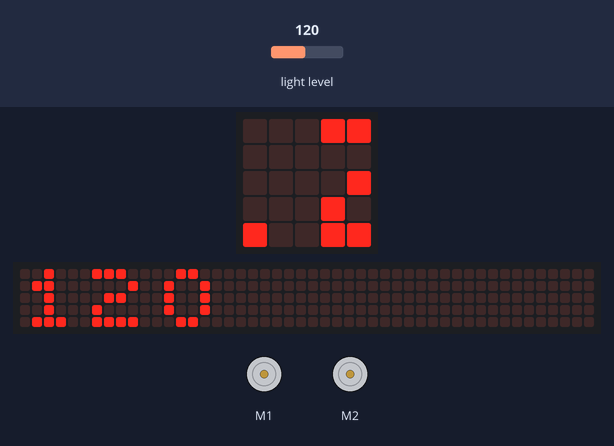
A program run on a simulated BBC micro:bit (MakeCode). On the bench: the board's 5×5 LED display, a strip that is not on the board, showing the scrolling text unrolled, 2 × DC motor (green arrow = forward, orange = backward, longer = faster). The inputs (shaded band) are chosen by the test bench; at power-on: light level 120. The 48×5 strip is a reading aid, not a part: it shows the text the display is scrolling, unrolled, one strip-width of it at a time.

Above: at 1.27 s.
1.3 s: light level set to 191
At 3.77 s:
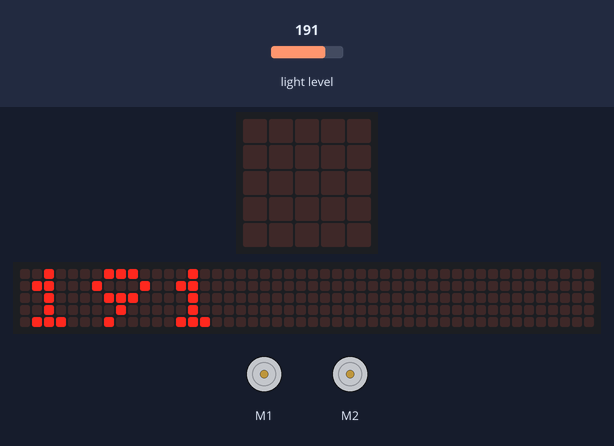
5.9 s: light level set to 5
At 9.0 s:
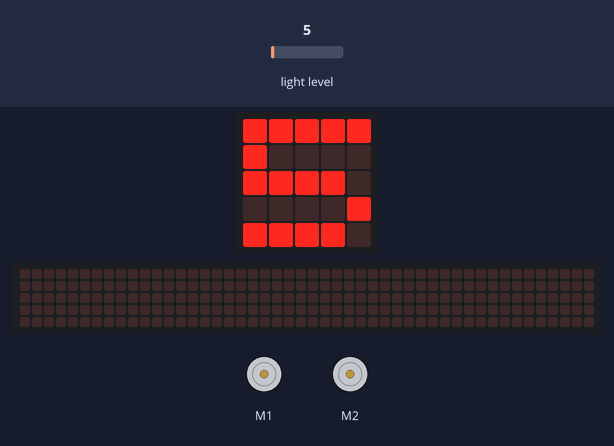
10.5 s: light level set to 250
At 18.09 s:
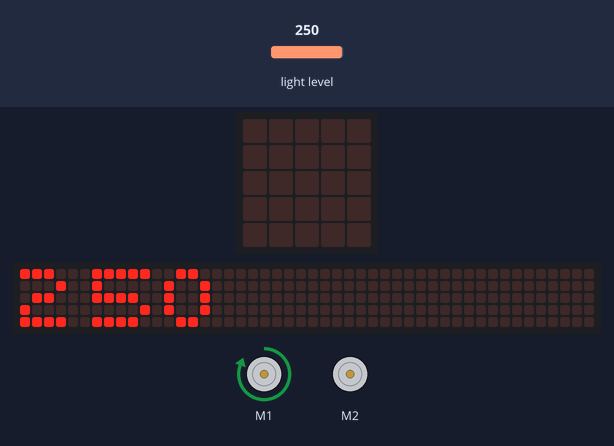
Timing chart, 0 to 19.6 s (numbered marks = the images above; inputs shaded):
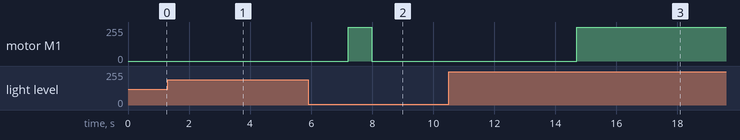

The program:

main.ts
```typescript
let LUZ = 0
basic.forever(function () {
    LUZ = input.lightLevel()
    basic.showNumber(LUZ)
    if (LUZ > 150) {
        maqueen.motorRun(maqueen.Motors.M1, maqueen.Dir.CW, 255)
        maqueen.motorRun(maqueen.Motors.M2, maqueen.Dir.CW, 0)
    } else {
        maqueen.motorStop(maqueen.Motors.All)
    }
})
```

test.ts
```typescript
// aquí va el archivo "tests"; esto no se compilará cuando este paquete se utilice como una extensión.
```

Measured:
- after the input at 10.5 s, motor M1: stopped → forward 255/255 after 4.2 s; the display: first changes after 0.59 s (image 3 shows a later state)
- what the display in image 3 shows lasts 0.4 s, from 17.9 s to 18.3 s
